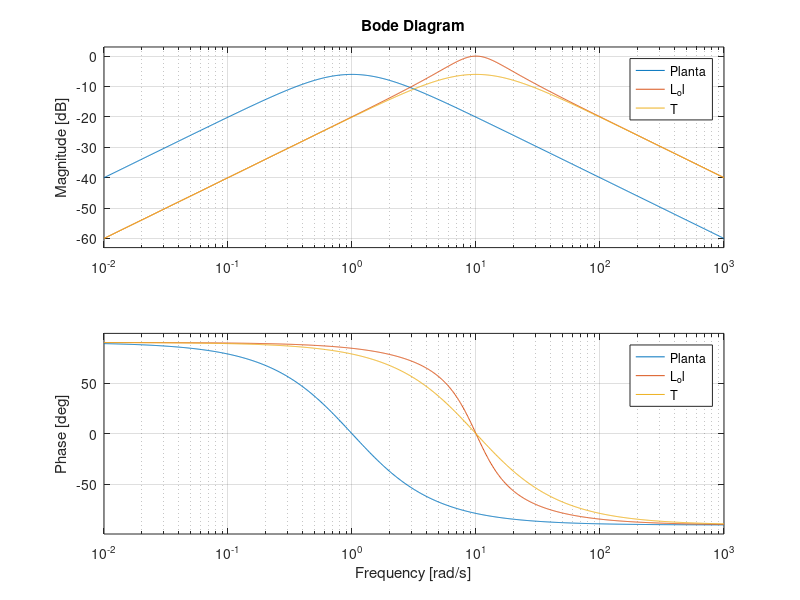

MATLAB code for this plot:
%%
% Mi sistema original en FCO es:
A = [-2 1; -1 0];
B = [1; 0];
C = [1 0];
D = 0;

[Z, P, K] = ss2zp(A, B, C, D);
Planta = minreal(zpk(Z, P, K));

% A mano diseñé el vector L (ver Observabilida.m):

L = [18; 99];
eig(A - L*C) %polos del observador

%%
% Ahora tengo que diseñar el vector de ganancias K. Quiero polo doble en
% -10

K = acker(A, B, [-10 -10]);
%sospechosamente similar a L
%OJO: con esto muevo los polos del sistema de lazo ABIERTO
%es decir, si pongo un polo en 0 NO tengo acción integral. Acción integral
%es tener un polo en 0 en la transferencia de lazo CERRADO
%justo en este caso, si pongo un polo en 0 tengo acción integral, pero es
%una casualidad
kf = 10;

Acl = [A-B*K B*K; 0*eye(2) A-L*C];
Bcl = [kf*B; 0; 0];
Ccl = [C 0 0];
Dcl = 0;
Ccl * inv(Acl) * Bcl; % = 0
%kf = -1/(Ccl * inv(Acl) * Bcl); %No puedo hacer esta cuenta

[Z, P, k] = ss2zp(Acl, Bcl, Ccl, Dcl);

T = minreal(zpk(Z, P, k));

L_ol = minreal(T/(1-T));

bode(Planta, L_ol, T); grid On;
legend();

%La transferencia de T es exactamente igual a la de Planta, pero con los
%polos corridos
